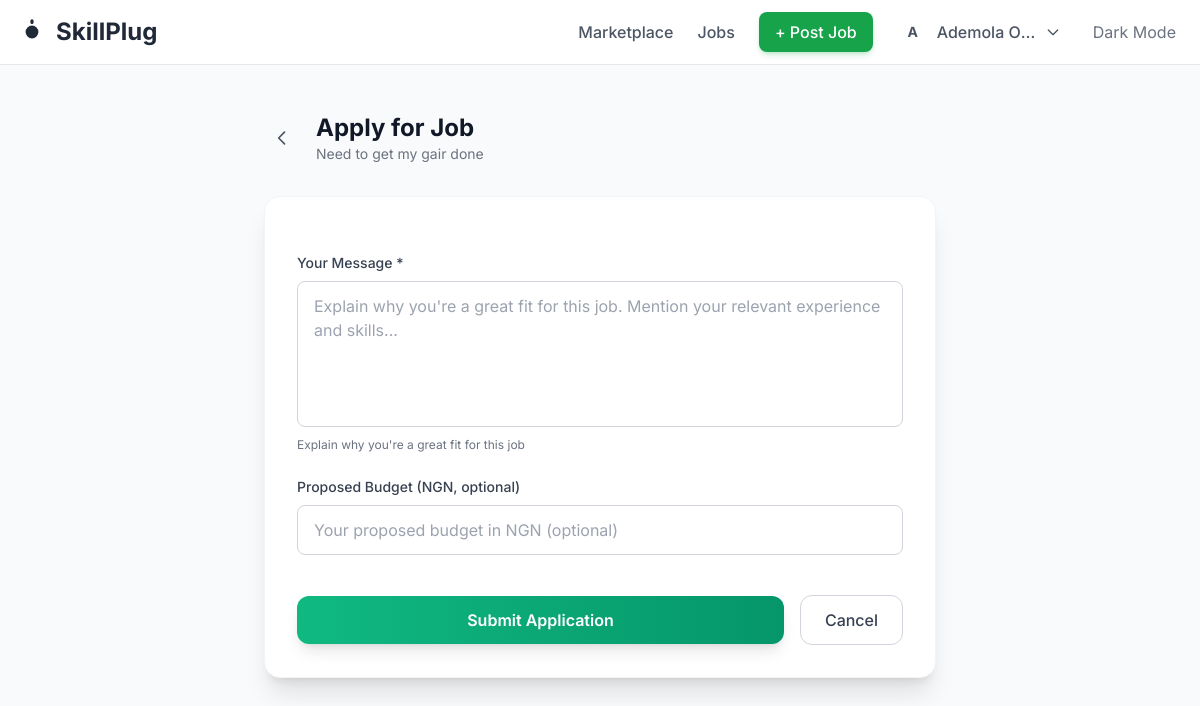
/jobs/5/apply/ (signed in), run on the app's committed database.
### apps/accounts/models.py (models this page shows, shortened)
class User(AbstractUser):
    ACCOUNT_TYPE_CHOICES = [
        ("student", "Student Freelancer"),
        ("client", "Client"),
        ("both", "Both"),
    ]
    AVAILABILITY_CHOICES = [
        ("available", "Available for Work"),
        ("busy", "Currently Busy"),
        ("not_available", "Not Available"),
    ]
    NIGERIAN_UNIVERSITIES = [
        ("unilag", "University of Lagos (UNILAG)"),
        ("ui", "University of Ibadan (UI)"),
        ("oau", "Obafemi Awolowo University (OAU)"),
        ("uniben", "University of Benin (UNIBEN)"),
        ("abu", "Ahmadu Bello University (ABU)"),
        ("unn", "University of Nigeria, Nsukka (UNN)"),
        ("lautech", "Ladoke Akintola University (LAUTECH)"),
        ("covenant", "Covenant University"),
        ("babcock", "Babcock University"),
        ("futa", "Federal University of Technology, Akure (FUTA)"),
        ("futo", "Federal University of Technology, Owerri (FUTO)"),
        ("lasu", "Lagos State University (LASU)"),
        ("eksu", "Ekiti State University (EKSU)"),
        ("other", "Other Institution"),
    ]
    email = models.EmailField(unique=True)
    full_name = models.CharField(max_length=200, blank=True)
    account_type = models.CharField(
        max_length=10,
        choices=ACCOUNT_TYPE_CHOICES,
        default="student",
    )
    school = models.CharField(
        max_length=50,
        choices=NIGERIAN_UNIVERSITIES,
        blank=True,
    )
    department = models.CharField(max_length=200, blank=True)
    bio = models.TextField(
        max_length=1000,
        blank=True,
        help_text="Tell clients about yourself, your skills and experience",
    )
    whatsapp = models.CharField(
        max_length=20,
        blank=True,
        help_text="WhatsApp number with country code (e.g., 2348012345678)",
    )
    skills = models.ManyToManyField(Skill, blank=True, related_name="users")
    profile_image = models.ImageField(
        upload_to="profiles/",
        blank=True,
        null=True,
        help_text="Upload a professional photo",
    )
    availability_status = models.CharField(
        max_length=15,
        choices=AVAILABILITY_CHOICES,
        default="available",
    )
    verified = models.BooleanField(default=False)
    verification_doc = models.ImageField(
        upload_to="verification/",
        blank=True,
        null=True,
        help_text="Upload student ID card for verification",
    )
    verification_date = models.DateTimeField(blank=True, null=True)
    profile_complete = models.BooleanField(default=False)
    date_joined = models.DateTimeField(auto_now_add=True)
    updated_at = models.DateTimeField(auto_now=True)
    saved_freelancers = models.ManyToManyField(
        "self",
        symmetrical=False,
        blank=True,
        related_name="saved_by",
    )
    dark_mode = models.BooleanField(default=False)
    USERNAME_FIELD = "email"
    REQUIRED_FIELDS = ["username"]
    class Meta:
        ordering = ["-date_joined"]
        verbose_name = "User"
        verbose_name_plural = "Users"
    @property
    def is_student(self):
        return self.account_type in ["student", "both"]

### apps/jobs/models.py (models this page shows, shortened)
class Job(models.Model):
    STATUS_CHOICES = [
        ("open", "Open"),
        ("in_progress", "In Progress"),
        ("completed", "Completed"),
        ("closed", "Closed"),
    ]
    BUDGET_TYPE_CHOICES = [
        ("fixed", "Fixed Price"),
        ("hourly", "Hourly Rate"),
        ("negotiable", "Negotiable"),
    ]
    title = models.CharField(max_length=200)
    description = models.TextField()
    budget_type = models.CharField(
        max_length=15,
        choices=BUDGET_TYPE_CHOICES,
        default="fixed",
    )
    budget_min = models.DecimalField(
        max_digits=10,
        decimal_places=2,
        blank=True,
        null=True,
        help_text="Minimum budget in NGN",
    )
    budget_max = models.DecimalField(
        max_digits=10,
        decimal_places=2,
        blank=True,
        null=True,
        help_text="Maximum budget in NGN",
    )
    budget_display = models.CharField(
        max_length=100,
        blank=True,
        help_text="Custom budget text (e.g., '₦5,000 - ₦10,000')",
    )
    posted_by = models.ForeignKey(
        settings.AUTH_USER_MODEL,
        on_delete=models.CASCADE,
        related_name="jobs_posted",
    )
    required_skills = models.ManyToManyField(
        "accounts.Skill",
        blank=True,
        related_name="jobs",
    )
    status = models.CharField(
        max_length=15,
        choices=STATUS_CHOICES,
        default="open",
    )
    location_preference = models.CharField(
        max_length=200,
        blank=True,
        help_text="Preferred location or 'Remote'",
    )
    contact_email = models.EmailField(blank=True)
    contact_whatsapp = models.CharField(max_length=20, blank=True)
    created_at = models.DateTimeField(auto_now_add=True)
    updated_at = models.DateTimeField(auto_now=True)
    is_active = models.BooleanField(default=True)
    class Meta:
        ordering = ["-created_at"]
        verbose_name = "Job"
        verbose_name_plural = "Jobs"

### apps/jobs/views.py (the view)
# urls.py: path("<int:pk>/apply/", views.apply_job, name="job_apply"),
@login_required
def apply_job(request, pk):
    job = get_object_or_404(Job, pk=pk, status="open", is_active=True)
    if not request.user.is_student:
        messages.error(request, "Only students can apply for jobs.")
        return redirect("job_detail", pk=pk)
    if job.posted_by == request.user:
        messages.error(request, "You cannot apply to your own job.")
        return redirect("job_detail", pk=pk)
    if Application.objects.filter(student=request.user, job=job).exists():
        messages.info(request, "You have already applied for this job.")
        return redirect("job_detail", pk=pk)
    if request.method == "POST":
        form = JobApplicationForm(
            request.POST,
            user=request.user,
            job=job,
        )
        if form.is_valid():
            application = form.save(commit=False)
            application.student = request.user
            application.job = job
            application.save()
            messages.success(request, "Application submitted successfully!")
            if request.headers.get("HX-Request"):
                return render(request, "partials/application_success.html", {
                    "job": job,
                })
            return redirect("job_detail", pk=pk)
    else:
        form = JobApplicationForm(user=request.user, job=job)
    return render(request, "jobs/job_application_form.html", {
        "form": form,
        "job": job,
        "title": f"Apply - {job.title}",
    })

### apps/jobs/forms.py (shortened to what this page needs)
class JobApplicationForm(forms.ModelForm):
    message = forms.CharField(
        widget=forms.Textarea(attrs={
            "class": "w-full px-4 py-3 rounded-lg border border-gray-300 focus:border-green-500 focus:ring-2 focus:ring-green-200 transition-all resize-none",
            "placeholder": "Explain why you're a great fit for this job. Mention your relevant experience and skills...",
            "rows": 5,
        }),
    )
    proposed_budget = forms.DecimalField(
        required=False,
        min_value=0,
        widget=forms.NumberInput(attrs={
            "class": "w-full px-4 py-3 rounded-lg border border-gray-300 focus:border-green-500 focus:ring-2 focus:ring-green-200 transition-all",
            "placeholder": "Your proposed budget in NGN (optional)",
        }),
    )
    class Meta:
        model = Application
        fields = ["message", "proposed_budget"]
    def __init__(self, *args, user=None, job=None, **kwargs):
        super().__init__(*args, **kwargs)
        self.user = user
        self.job = job

### apps/marketplace/context_processors.py (called while the page is built)
def marketplace_stats(request):
    return {
        "total_freelancers": User.objects.filter(profile_complete=True).count(),
        "total_verified": User.objects.filter(profile_complete=True, verified=True).count(),
        "popular_skills": Skill.objects.filter(is_active=True)[:8],
    }

### templates/jobs/job_application_form.html (shortened to what this page needs)
{% extends 'base.html' %}
{% block content %}
<section class="min-h-screen py-12 px-4 bg-gray-50 dark:bg-gray-900">
    <div class="max-w-2xl mx-auto">
        <div class="flex items-center mb-8">
            <a href="{% url 'job_detail' job.pk %}" class="mr-4 p-2 rounded-lg hover:bg-gray-200 dark:hover:bg-gray-700 transition-colors">
                <svg class="w-5 h-5 text-gray-600 dark:text-gray-400" fill="none" stroke="currentColor" viewBox="0 0 24 24">
                    <path stroke-linecap="round" stroke-linejoin="round" stroke-width="2" d="M15 19l-7-7 7-7"/>
                </svg>
            </a>
            <div>
                <h1 class="text-2xl font-bold text-gray-900 dark:text-white">Apply for Job</h1>
                <p class="text-sm text-gray-500 dark:text-gray-400">{{ job.title }}</p>
            </div>
        </div>
        <div class="bg-white dark:bg-gray-800 rounded-2xl shadow-xl border border-gray-100 dark:border-gray-700 p-6 md:p-8">
            <form method="post" class="space-y-6">
                <div>
                    <label class="block text-sm font-medium text-gray-700 dark:text-gray-300 mb-2">Your Message *</label>
                    {{ form.message }}
                    <p class="text-xs text-gray-500 mt-1">Explain why you're a great fit for this job</p>
                </div>
                <div>
                    <label class="block text-sm font-medium text-gray-700 dark:text-gray-300 mb-2">Proposed Budget (NGN, optional)</label>
                    {{ form.proposed_budget }}
                </div>
                <div class="flex items-center gap-4 pt-4">
                    <button type="submit" class="flex-1 py-3 bg-gradient-to-r from-primary-500 to-primary-600 text-white font-semibold rounded-xl hover:from-primary-600 hover:to-primary-700 shadow-lg transition-all-300">
                        Submit Application
                    </button>
                    <a href="{% url 'job_detail' job.pk %}" class="px-6 py-3 border border-gray-300 dark:border-gray-600 text-gray-700 dark:text-gray-300 font-medium rounded-xl hover:bg-gray-50 dark:hover:bg-gray-700 transition-colors">
                        Cancel
                    </a>
                </div>
            </form>
        </div>
    </div>
</section>
{% endblock %}

### templates/partials/navbar.html (shortened to what this page needs)
{% load static %}
<nav class="fixed top-0 w-full bg-white/90 dark:bg-slate-900/90 backdrop-blur border-b border-gray-200 dark:border-gray-800 z-50">
    <div class="max-w-7xl mx-auto px-4 h-16 flex items-center justify-between">
        <a href="{% url 'home' %}" class="text-2xl font-bold text-ng-600 dark:text-emerald-400 flex items-center gap-2">
            <svg class="w-8 h-8" fill="currentColor" viewBox="0 0 20 20"><path d="M10 2a1 1 0 011 1v1a1 1 0 11-2 0V3a1 1 0 011-1zm4 8a4 4 0 11-8 0 4 4 0 018 0zm-4-2a.5.5 0 110-1 .5.5 0 010 1z"/></svg>
            SkillPlug
        </a>
        <div class="hidden md:flex items-center gap-6">
            <a href="{% url 'freelancer_list' %}" class="text-gray-600 hover:text-ng-600 font-medium transition">Marketplace</a>
            <a href="{% url 'job_list' %}" class="text-gray-600 hover:text-ng-600 font-medium transition">Jobs</a>
            {% if user.is_authenticated %}
                <a href="{% url 'job_post' %}" class="px-4 py-2 bg-green-600 text-white rounded-lg font-medium hover:bg-green-700 shadow-md shadow-green-600/20 transition transform hover:-translate-y-0.5">+ Post Job</a>
                <div class="relative" id="profile-dropdown-wrap">
                    <button onclick="toggleProfileDropdown()" class="flex items-center gap-2 text-gray-600 hover:text-ng-600 font-medium focus:outline-none">
                        {% if user.profile_image %}
                            <img src="{{ user.profile_image.url }}" class="w-8 h-8 rounded-full object-cover border border-gray-200">
                        {% else %}
                            <div class="w-8 h-8 rounded-full bg-ng-100 flex items-center justify-center text-sm font-bold text-ng-600">{{ user.full_name|slice:":1"|upper|default:user.username|slice:":1"|upper }}</div>
                        {% endif %}
                        <span class="max-w-[100px] truncate">{{ user.full_name|default:user.username }}</span>
                        <svg class="w-4 h-4" fill="none" stroke="currentColor" viewBox="0 0 24 24"><path stroke-linecap="round" stroke-linejoin="round" stroke-width="2" d="M19 9l-7 7-7-7"/></svg>
                    </button>
                </div>
            {% else %}
                <a href="{% url 'account_login' %}" class="text-gray-600 hover:text-ng-600 font-medium">Login</a>
                <a href="{% url 'account_signup' %}" class="px-4 py-2 bg-ng-600 text-green rounded-lg font-medium hover:bg-ng-700 shadow-md shadow-green-600/20 transition">Get Started</a>
            {% endif %}
            <button onclick="toggleDarkMode()" class="p-2 rounded-full hover:bg-gray-100 dark:hover:bg-gray-800 text-gray-500 transition">Dark Mode</button>
        </div>
    </div>
</nav>

### templates/base.html (style rules this page uses)
* { font-family: 'Inter', system-ui, sans-serif; }
.transition-all-300 { transition: all 0.3s cubic-bezier(0.4, 0, 0.2, 1); }
input, textarea, select { color-scheme: light; }

### data on the page
User: full_name "A", full_name "Ademola O…"
Job: title "Need to get my gair done"
